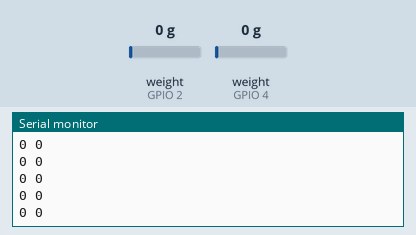
Simulated run of this sketch. Board: ESP32. On the bench: the last lines printed to the serial monitor. The inputs (shaded band) are chosen by the test bench; at power-on: weight on the scale (sensors on GPIO 2, GPIO 4) 0 g.

Above: at 1.2 s.
1.3 s: weight on the scale (sensor on GPIO 2) set to 100 g
At 1.46 s:
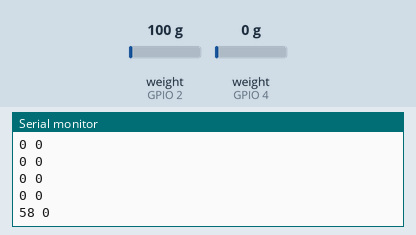
2.8 s: weight on the scale (sensor on GPIO 4) set to 100 g
At 2.86 s:
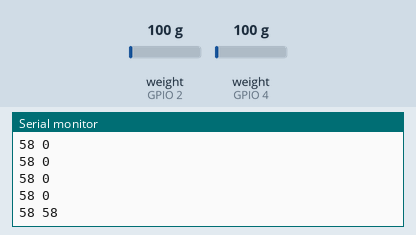
4.3 s: weight on the scale (sensor on GPIO 2) set to 1250 g
At 4.46 s:
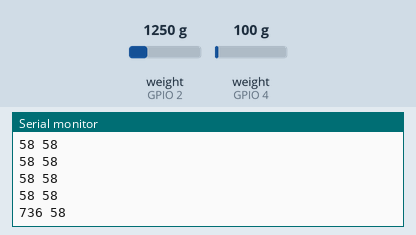
5.8 s: weight on the scale (sensor on GPIO 4) set to 1250 g
At 5.86 s:
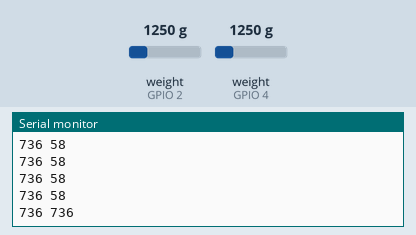
Timing chart, 0 to 8.3 s (numbered marks = the images above; inputs shaded):
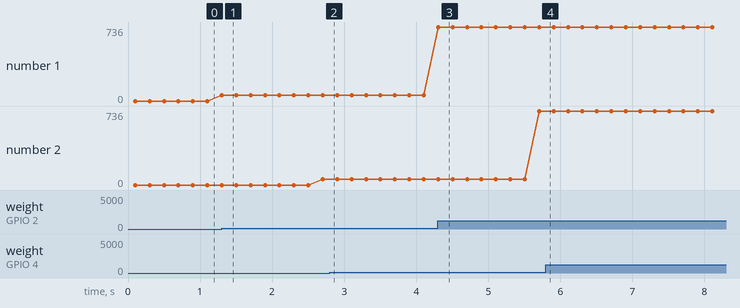

Measured:
- after the input at 1.3 s, the serial monitor: prints a new line at once (image 1)
- after the input at 4.3 s, the serial monitor: prints a new line at once (image 3)
- plotted number 1: 0 → 58 after the input at 1.3 s, 58 → 736 after the input at 4.3 s
- plotted number 2: 0 → 58 after the input at 1.3 s, 58 → 736 after the input at 4.3 s

The sketch:

loadCell.ino
```cpp
#include "HX711.h"
HX711 loadcell;
HX711 loadcell2;

// 1. HX711 circuit wiring
const int LOADCELL_DOUT_PIN = 2;
const int LOADCELL_DOUT_PIN2 = 4;
const int LOADCELL_SCK_PIN = 3;

// 2. Adjustment settings
const long LOADCELL_OFFSET = 50682624;
const long LOADCELL_DIVIDER = 5895655;

void setup() {
  // put your setup code here, to run once:
  Serial.begin(9600);
  loadcell.begin(LOADCELL_DOUT_PIN, LOADCELL_SCK_PIN);
  loadcell.set_scale(LOADCELL_DIVIDER);
  loadcell.set_offset(0);
  loadcell.set_gain();
  loadcell2.begin(LOADCELL_DOUT_PIN2, LOADCELL_SCK_PIN);
  loadcell2.set_scale(LOADCELL_DIVIDER);
  loadcell2.set_offset(0);
  loadcell2.set_gain();
}

void loop() {
  // put your main code here, to run repeatedly:
  //Serial.print("Weight: ");
  SerialUSB.print(loadcell.read()/10000);
  SerialUSB.print(" ");
  SerialUSB.print(loadcell2.read()/10000);
  SerialUSB.println();

}
```
